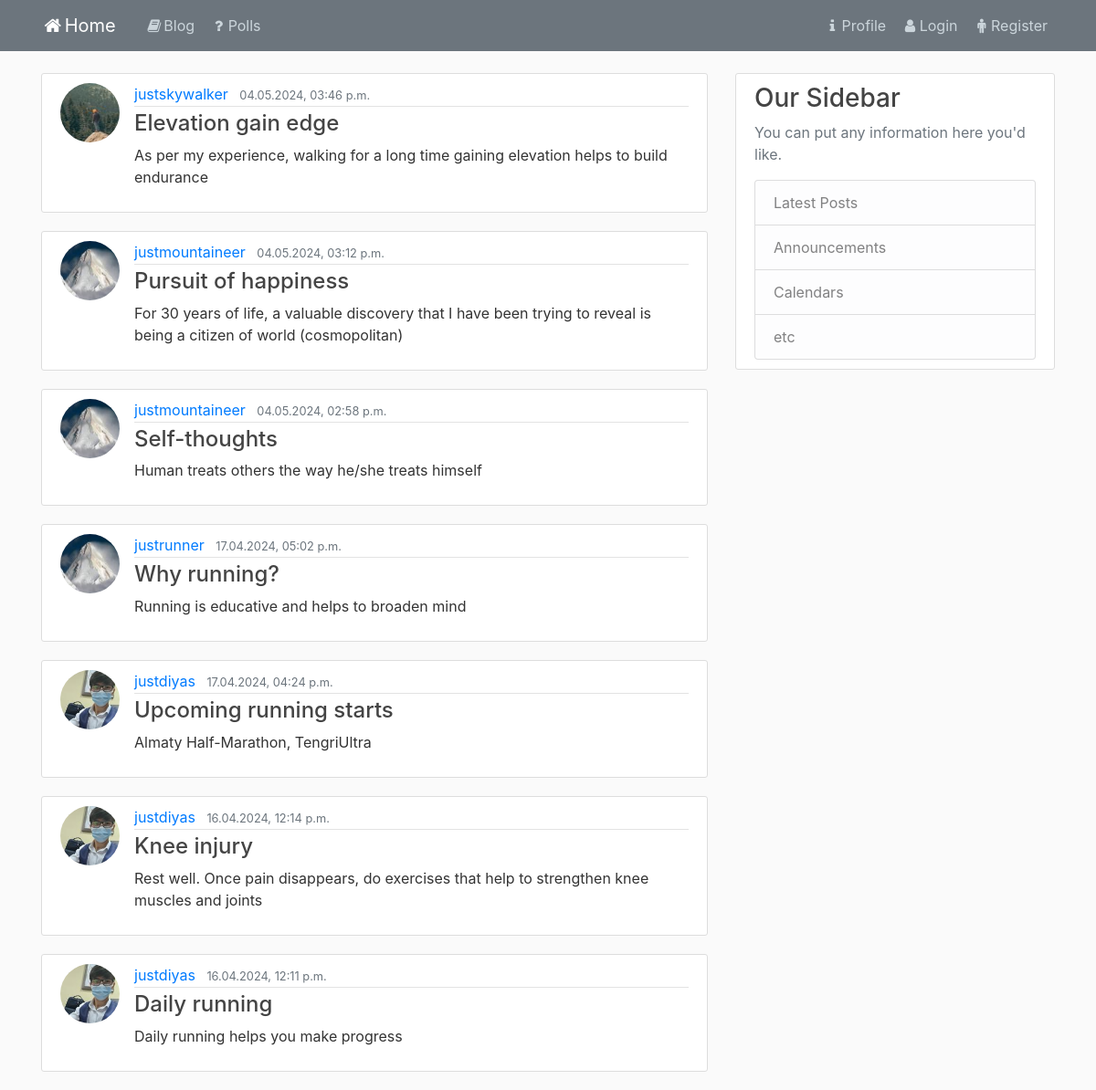
Page /home/blog/ on the earlier database version.
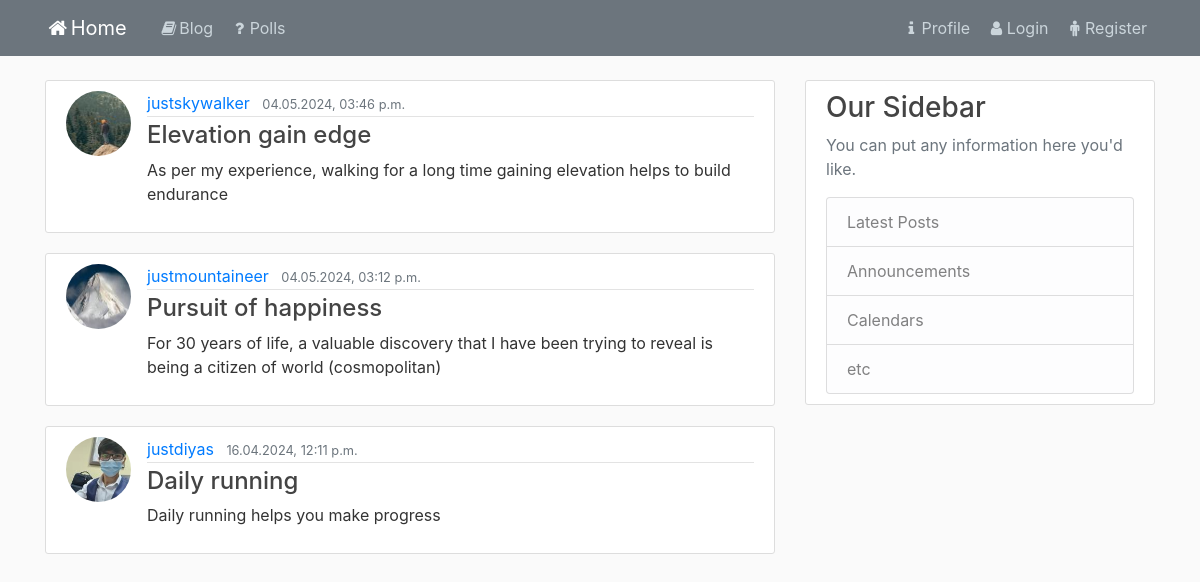
Same page on the later database version.
### blog/models.py (models this page shows, shortened)
class Post(models.Model):
    title = models.CharField(max_length=100)
    author = models.ForeignKey(User, on_delete=models.CASCADE)
    content = models.TextField()
    publication_date = models.DateTimeField(default=timezone.now)

### user/models.py (models this page shows, shortened)
class Profile(models.Model):
    user = models.OneToOneField(User, on_delete=models.CASCADE)
    image = models.ImageField(default='default.jpg', upload_to='profile_pics')

### blog/views.py (the view)
# urls.py: path('blog/', views.PostListView.as_view(), name='blog-main'),
class PostListView(generic.ListView):
    template_name = 'blog/blog.html'
    queryset = Post.objects.all()
    ordering = ['-publication_date']

### blog/templates/blog/blog.html
{% extends 'blog/base_blog.html' %}
{% block content %}
    {% for post in post_list %}
        <article class="media content-section">
            <img class="rounded-circle article-img" src="{{ post.author.profile.image.url }}">
            <div class="media-body">
                <div class="article-metadata">
                    <a class="mr-2" href="#">{{ post.author }}</a>
                    <small class="text-muted">{{ post.publication_date|date:'d.m.Y, h:i a' }}</small>
                </div>
                <h4><a class="article-title" href="{% url 'blog:post-detail' post.pk %}">{{ post.title }}</a></h4>
                <p class="article-content"> {{ post.content }}</p>
            </div>
        </article>
    {% endfor %}
{% endblock content %}

### blog/templates/blog/base_blog.html (shortened to what this page needs)
{% load static %}
<!DOCTYPE html>
<html lang="en-US">
<head>
    <link rel="stylesheet" href="https://maxcdn.bootstrapcdn.com/bootstrap/4.0.0/css/bootstrap.min.css">
    <link rel="stylesheet" href="https://cdnjs.cloudflare.com/ajax/libs/font-awesome/4.7.0/css/font-awesome.min.css">
    <link rel="stylesheet" type="text/css" href="{% static 'blog/base.css' %}"/>
</head>
<body>
    <header class="site-header">
      <nav class="navbar navbar-expand-md navbar-dark bg-secondary fixed-top">
        <div class="container">
          <a class="navbar-brand mr-4" href="{% url 'blog:blog-home' %}"><i class="fa fa-fw fa-home"></i>Home</a>
          <div class="collapse navbar-collapse" id="navbarToggle">
            <div class="navbar-nav mr-auto">
              <a class="nav-item nav-link" href="{% url 'blog:blog-main' %}"><i class="fa fa-fw fa-book"></i>Blog</a>
              <a class="nav-item nav-link" href="{% url 'polls:polls-index' %}"><i class="fa fa-fw fa-question"></i>Polls</a>
            </div>
            <div class="navbar-nav">
                <a class="nav-item nav-link" href="{% url 'user:user-profile' %}"><i class="fa fa-fw fa-info"></i>Profile</a>
              {% if user.is_authenticated %}
                <a class="nav-item nav-link" href="{% url 'blog:post-create' %}"><i class="fa fa-fw fa-new"></i>New Post</a>
                <a class="nav-item nav-link" href="{% url 'user:user-logout' %}"><i class="fa fa-fw fa-sign-out"></i>Logout</a>
              {% else %}
                <a class="nav-item nav-link" href="{% url 'user:user-login' %}"><i class="fa fa-fw fa-user"></i>Login</a>
                <a class="nav-item nav-link" href="{% url 'user:user-register' %}"><i class="fa fa-fw fa-male"></i>Register</a>
              {% endif %}
            </div>
          </div>
        </div>
      </nav>
    </header>
    <main role="main" class="container">
      <div class="row">
        <div class="col-md-8">
            {% block content %}{% endblock content %}
        </div>
        <div class="col-md-4">
          <div class="content-section">
            <h3>Our Sidebar</h3>
              <p class='text-muted'>You can put any information here you'd like.</p>
              <ul class="list-group">
                <li class="list-group-item list-group-item-light">Latest Posts</li>
                <li class="list-group-item list-group-item-light">Announcements</li>
                <li class="list-group-item list-group-item-light">Calendars</li>
                <li class="list-group-item list-group-item-light">etc</li>
              </ul>
          </div>
        </div>
      </div>
    </main>
</body>
</html>

### blog/static/blog/base.css (style rules this page uses)
body { background: #fafafa; color: #333333; margin-top: 5rem; }
h1, h2, h3, h4, h5, h6 { color: #444444; }
ul { margin: 0; }
.bg-secondary { background-color: #5f788a; }
.site-header .navbar-nav .nav-link { color: #cbd5db; }
.content-section { background: #ffffff; padding: 10px 20px; border: 1px solid #dddddd; border-radius: 3px; margin-bottom: 20px; }
.article-title { color: #444444; }
.article-content { white-space: pre-line; }
.article-img { height: 65px; width: 65px; margin-right: 16px; }
.article-metadata { padding-bottom: 1px; margin-bottom: 4px; border-bottom: 1px solid #e3e3e3 }

Differences in the rows shown:
removed Post: author.profile.image (placeholder picture), author "justmountaineer", publication_date "04.05.2024, 02:58 p.m.", title "Self-thoughts", content "Human treats others the way he/she treats himself"
removed Post: author.profile.image (placeholder picture), author "justrunner", publication_date "17.04.2024, 05:02 p.m.", title "Why running?", content "Running is educative and helps to broaden mind"
removed Post: author.profile.image (picture), author "justdiyas", publication_date "17.04.2024, 04:24 p.m.", title "Upcoming running starts", content "Almaty Half-Marathon, TengriUltra"
removed Post: author.profile.image (picture), author "justdiyas", publication_date "16.04.2024, 12:14 p.m.", title "Knee injury", content "Rest well. Once pain disappears, do exercises that help to strengthen knee muscles and joints"
